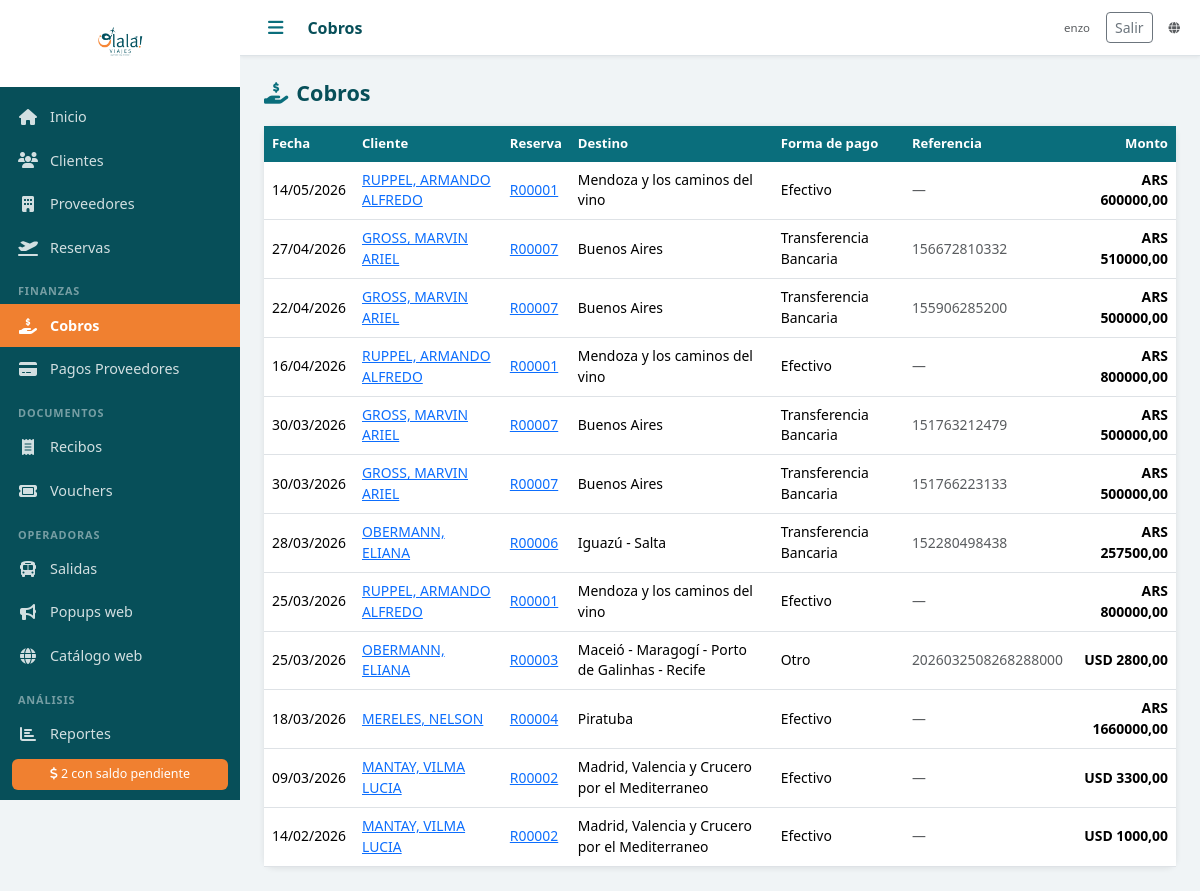
Page /cobros/ (signed in) on the earlier database version.
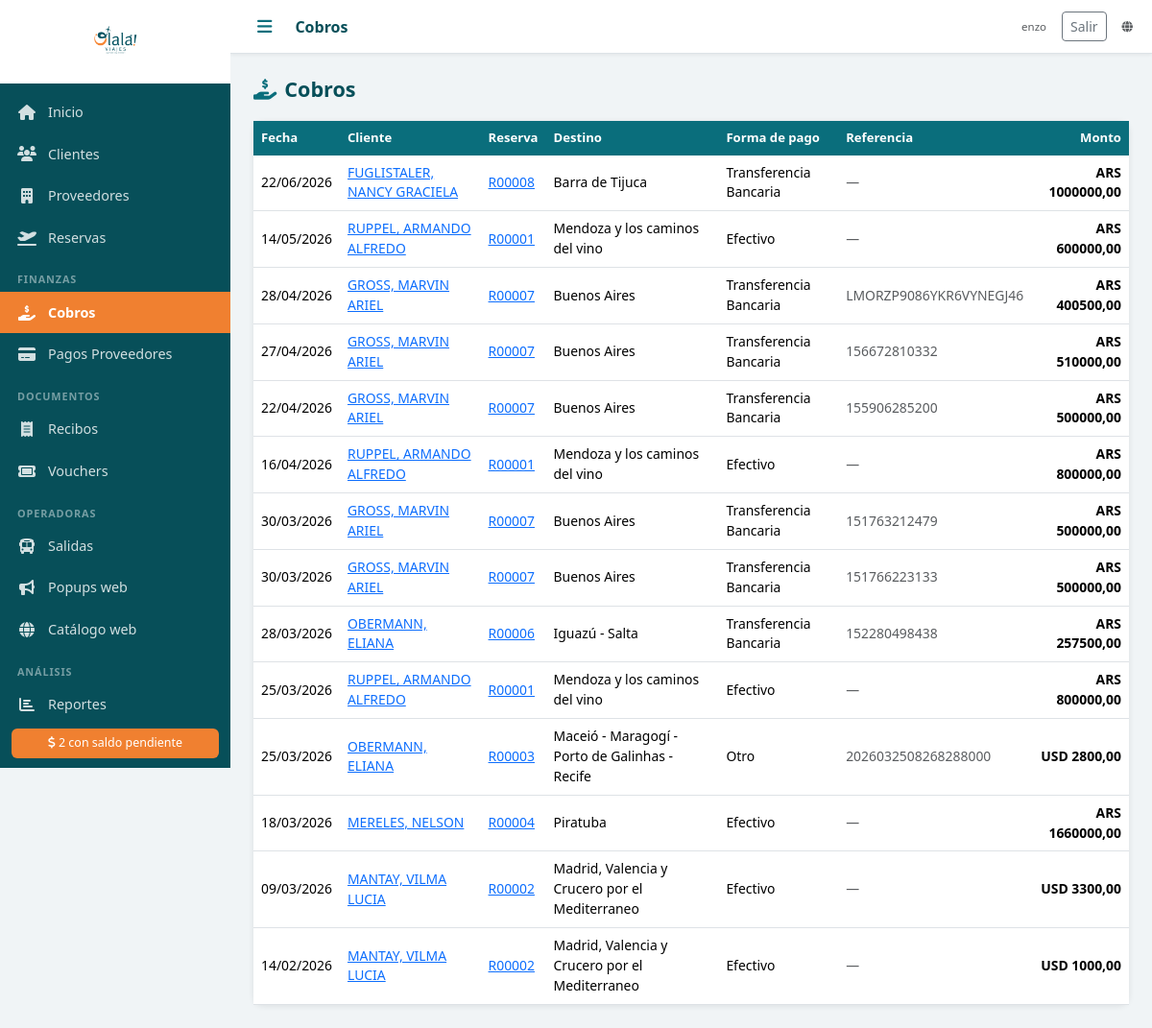
Same page on the later database version.
### agencia/models.py (models this page shows, shortened)
class Cobro(models.Model):
    reserva = models.ForeignKey(Reserva, on_delete=models.PROTECT, related_name='cobros', verbose_name='Reserva')
    fecha = models.DateField('Fecha')
    monto = models.DecimalField('Monto', max_digits=12, decimal_places=2)
    moneda = models.CharField('Moneda', max_length=3, choices=MONEDAS, default='ARS')
    forma_pago = models.CharField('Forma de pago', max_length=20, choices=FORMAS_PAGO)
    referencia = models.CharField('Referencia / Nro. comprobante', max_length=200, blank=True)
    notas = models.TextField('Notas', blank=True)
    created_at = models.DateTimeField(auto_now_add=True)
    class Meta:
        verbose_name = 'Cobro'
        verbose_name_plural = 'Cobros'
        ordering = ['-fecha']

class Reserva(models.Model):
    ESTADOS = [
        ('PENDIENTE', 'Pendiente'),
        ('CONFIRMADA', 'Confirmada'),
        ('EN_CURSO', 'En curso'),
        ('COMPLETADA', 'Completada'),
        ('CANCELADA', 'Cancelada'),
    ]
    numero = models.CharField('Nro. Reserva', max_length=20, unique=True, blank=True)
    cliente = models.ForeignKey(Cliente, on_delete=models.PROTECT, verbose_name='Cliente titular', related_name='reservas')
    descripcion = models.TextField('Descripción / Observaciones', blank=True)
    destino = models.CharField('Destino', max_length=200)
    fecha_salida = models.DateField('Fecha de salida')
    fecha_regreso = models.DateField('Fecha de regreso', null=True, blank=True)
    pasajeros_adicionales = models.ManyToManyField(
        Cliente, related_name='reservas_como_pasajero',
        blank=True, verbose_name='Pasajeros adicionales'
    )
    precio_venta = models.DecimalField('Precio de venta', max_digits=12, decimal_places=2, default=0)
    moneda_venta = models.CharField('Moneda venta', max_length=3, choices=MONEDAS, default='ARS')
    comision_porcentaje = models.DecimalField('Comisión (%)', max_digits=5, decimal_places=2, default=0)
    estado = models.CharField('Estado', max_length=20, choices=ESTADOS, default='PENDIENTE')
    notas = models.TextField('Notas internas', blank=True)
    created_at = models.DateTimeField(auto_now_add=True)
    updated_at = models.DateTimeField(auto_now=True)
    class Meta:
        verbose_name = 'Reserva'
        verbose_name_plural = 'Reservas'
        ordering = ['fecha_salida']

class Cliente(models.Model):
    TIPOS_DOC = [
        ('DNI', 'DNI'),
        ('PASAPORTE', 'Pasaporte'),
        ('LC', 'L.C.'),
        ('LE', 'L.E.'),
        ('CUIT', 'CUIT'),
    ]
    nombre = models.CharField('Nombre', max_length=100)
    apellido = models.CharField('Apellido', max_length=100)
    tipo_doc = models.CharField('Tipo de documento', max_length=20, choices=TIPOS_DOC, default='DNI')
    nro_doc = models.CharField('Nro. de documento', max_length=50, blank=True)
    email = models.EmailField('Email', blank=True)
    telefono = models.CharField('Teléfono', max_length=50, blank=True)
    direccion = models.CharField('Dirección', max_length=300, blank=True)
    fecha_nacimiento = models.DateField('Fecha de nacimiento', null=True, blank=True)
    notas = models.TextField('Notas', blank=True)
    foto_dni = models.FileField('Foto DNI', upload_to='dni/', blank=True, null=True)
    activo = models.BooleanField('Activo', default=True)
    created_at = models.DateTimeField(auto_now_add=True)
    updated_at = models.DateTimeField(auto_now=True)
    class Meta:
        verbose_name = 'Cliente'
        verbose_name_plural = 'Clientes'
        ordering = ['apellido', 'nombre']
    def __str__(self):
        return f"{self.apellido}, {self.nombre}"

### agencia/views.py (the view)
# urls.py: path('cobros/', login_required(views.cobros_lista), name='cobros_lista'),
def cobros_lista(request):
    cobros = Cobro.objects.select_related('reserva__cliente').all()
    return render(request, 'cobros/lista.html', {'cobros': cobros})

### agencia/context_processors.py (called while the page is built)
def agencia_sitio(request):
    return {'public_web_url': django_settings.PUBLIC_WEB_BASE_URL}

def estado_publicacion_web(request):
    return {'estado_publicacion': None, 'publicacion_log': ''}

def estado_fotos_salidas(request):
    if not request.user.is_authenticated:
        return {'estado_fotos': None}
    from .fotos_utils import resumen_fotos_salidas
    return {'estado_fotos': resumen_fotos_salidas()}

### templates/cobros/lista.html (shortened to what this page needs)
{% extends 'base.html' %}
{% block topbar_title %}Cobros{% endblock %}
{% block content %}
<div class="page-header">
  <h2><i class="fas fa-hand-holding-dollar me-2 text-teal"></i>Cobros</h2>
</div>
<div class="card">
  <div class="table-responsive">
    <table class="table table-hover mb-0">
      <thead><tr><th>Fecha</th><th>Cliente</th><th>Reserva</th><th>Destino</th><th>Forma de pago</th><th>Referencia</th><th class="text-end">Monto</th></tr></thead>
      <tbody>
        {% for c in cobros %}
        <tr>
          <td>{{ c.fecha|date:"d/m/Y" }}</td>
          <td><a href="{% url 'cliente_detalle' c.reserva.cliente.pk %}">{{ c.reserva.cliente }}</a></td>
          <td><a href="{% url 'reserva_detalle' c.reserva.pk %}">{{ c.reserva.numero }}</a></td>
          <td class="small">{{ c.reserva.destino }}</td>
          <td>{{ c.get_forma_pago_display }}</td>
          <td class="small text-muted">{{ c.referencia|default:"—" }}</td>
          <td class="text-end fw-bold moneda-{{ c.moneda }}">{{ c.moneda }} {{ c.monto|floatformat:2 }}</td>
        </tr>
        {% empty %}
        <tr><td colspan="7" class="text-center text-muted py-4">No hay cobros registrados.</td></tr>
        {% endfor %}
      </tbody>
    </table>
  </div>
</div>
{% endblock %}

### templates/base.html (shortened to what this page needs)
<!DOCTYPE html>
<html lang="es">
<head>
  {% load static %}
  <link rel="stylesheet" href="https://cdn.jsdelivr.net/npm/bootstrap@5.3.2/dist/css/bootstrap.min.css">
  <link rel="stylesheet" href="https://cdnjs.cloudflare.com/ajax/libs/font-awesome/6.5.0/css/all.min.css">
  <link rel="stylesheet" href="{% static 'css/olala.css' %}">
</head>
<body>
<div class="sidebar" id="sidebar">
  <div class="sidebar-logo">
    <img src="{% static 'img/logo.png' %}" alt="Olalá Viajes" class="logo-img">
  </div>
  <nav class="sidebar-nav">
    <a href="{% url 'dashboard' %}" class="nav-item {% if request.resolver_match.url_name == 'dashboard' %}active{% endif %}">
      <i class="fas fa-home"></i><span>Inicio</span>
    </a>
    <a href="{% url 'clientes_lista' %}" class="nav-item {% if 'cliente' in request.resolver_match.url_name %}active{% endif %}">
      <i class="fas fa-users"></i><span>Clientes</span>
    </a>
    <a href="{% url 'proveedores_lista' %}" class="nav-item {% if 'proveedor' in request.resolver_match.url_name %}active{% endif %}">
      <i class="fas fa-building"></i><span>Proveedores</span>
    </a>
    <a href="{% url 'reservas_lista' %}" class="nav-item {% if 'reserva' in request.resolver_match.url_name %}active{% endif %}">
      <i class="fas fa-plane-departure"></i><span>Reservas</span>
    </a>
    <div class="nav-section">Finanzas</div>
    <a href="{% url 'cobros_lista' %}" class="nav-item {% if 'cobro' in request.resolver_match.url_name %}active{% endif %}">
      <i class="fas fa-hand-holding-dollar"></i><span>Cobros</span>
    </a>
    <a href="{% url 'pagos_proveedor_lista' %}" class="nav-item {% if 'pago_proveedor' in request.resolver_match.url_name %}active{% endif %}">
      <i class="fas fa-credit-card"></i><span>Pagos Proveedores</span>
    </a>
    <div class="nav-section">Documentos</div>
    <a href="{% url 'recibos_lista' %}" class="nav-item {% if 'recibo' in request.resolver_match.url_name %}active{% endif %}">
      <i class="fas fa-receipt"></i><span>Recibos</span>
    </a>
    <a href="{% url 'vouchers_lista' %}" class="nav-item {% if 'voucher' in request.resolver_match.url_name %}active{% endif %}">
      <i class="fas fa-ticket"></i><span>Vouchers</span>
    </a>
    <div class="nav-section">Operadoras</div>
    <a href="{% url 'salidas_lista' %}" class="nav-item {% if 'salida' in request.resolver_match.url_name %}active{% endif %}">
      <i class="fas fa-bus"></i><span>Salidas</span>
    </a>
    <a href="{% url 'popups_lista' %}" class="nav-item {% if 'popup' in request.resolver_match.url_name %}active{% endif %}">
      <i class="fas fa-bullhorn"></i><span>Popups web</span>
    </a>
    <a href="{{ public_web_url }}/" class="nav-item" target="_blank" rel="noopener">
      <i class="fas fa-globe"></i><span>Catálogo web</span>
    </a>
    <div class="nav-section">Análisis</div>
    <a href="{% url 'reportes' %}" class="nav-item {% if 'reporte' in request.resolver_match.url_name %}active{% endif %}">
      <i class="fas fa-chart-bar"></i><span>Reportes</span>
    </a>
  </nav>
  {% if alertas_salidas > 0 or alertas_saldos > 0 %}
  <div class="sidebar-alerts">
    {% if alertas_saldos > 0 %}
    <a href="{% url 'reporte_saldos' %}" class="alert-badge">
      <i class="fas fa-dollar-sign"></i> {{ alertas_saldos }} con saldo pendiente
    </a>
    {% endif %}
  </div>
  {% endif %}
</div>
<div class="main-content">
  <div class="topbar">
    <button class="btn-menu" onclick="toggleSidebar()"><i class="fas fa-bars"></i></button>
    <div class="topbar-title">{% block topbar_title %}{% endblock %}</div>
    <div class="topbar-right d-flex align-items-center gap-3">
      {% if user.is_authenticated %}
      <span class="text-muted small">{{ user.get_username }}</span>
      <form method="post" action="{% url 'logout' %}" class="d-inline mb-0">
        <button type="submit" class="btn btn-sm btn-outline-secondary">Salir</button>
      </form>
      {% endif %}
      <a href="{{ public_web_url }}/" class="text-muted small" target="_blank" rel="noopener" title="Catálogo público (olala-viajes.web.app)"><i class="fas fa-globe"></i></a>
    </div>
  </div>
  <div class="content-area">
    {% block content %}{% endblock %}
  </div>
</div>
</body>
</html>

### static/css/olala.css (style rules this page uses)
:root { --teal: #0a6e7c; --teal-dark: #074f59; --teal-light: #e0f2f5; --orange: #f08030; --orange-light: #fff3e8; --sidebar-width: 240px; --topbar-height: 56px; }
* { box-sizing: border-box; }
body { margin: 0; font-family: 'Segoe UI', sans-serif; background: #f0f4f6; }
.sidebar { position: fixed; top: 0; left: 0; width: var(--sidebar-width); height: 100vh; background: var(--teal-dark); display: flex; flex-direction: column; z-index: 1000; transition: width 0.25s; overflow-x: hidden; }
.sidebar-logo { padding: 16px 12px; background: white; text-align: center; min-height: 80px; display: flex; align-items: center; justify-content: center; }
.logo-img { max-width: 160px; max-height: 55px; object-fit: contain; }
.sidebar-nav { flex: 1; overflow-y: auto; padding: 8px 0; }
.nav-item { display: flex; align-items: center; gap: 12px; padding: 11px 18px; color: rgba(255,255,255,0.82); text-decoration: none; font-size: 0.9rem; transition: background 0.15s, color 0.15s; white-space: nowrap; }
.nav-item.active { background: var(--orange); color: white; font-weight: 600; }
.nav-item i { width: 20px; text-align: center; font-size: 1rem; flex-shrink: 0; }
.nav-section { padding: 14px 18px 4px; font-size: 0.68rem; text-transform: uppercase; letter-spacing: 0.08em; color: rgba(255,255,255,0.45); font-weight: 600; }
.sidebar-alerts { padding: 10px 12px; }
.alert-badge { display: block; background: var(--orange); color: white; padding: 6px 10px; border-radius: 6px; font-size: 0.78rem; text-decoration: none; text-align: center; }
.main-content { margin-left: var(--sidebar-width); min-height: 100vh; transition: margin-left 0.25s; display: flex; flex-direction: column; }
.topbar { height: var(--topbar-height); background: white; border-bottom: 1px solid #dde3e7; display: flex; align-items: center; padding: 0 20px; gap: 16px; position: sticky; top: 0; z-index: 100; box-shadow: 0 1px 4px rgba(0,0,0,0.07); }
.btn-menu { background: none; border: none; font-size: 1.1rem; color: var(--teal); cursor: pointer; padding: 4px 8px; }
.topbar-title { font-size: 1rem; font-weight: 600; color: var(--teal-dark); flex: 1; }
.topbar-right { font-size: 0.82rem; color: #999; }
.content-area { padding: 24px; flex: 1; }
.card { border: none; border-radius: 10px; box-shadow: 0 1px 6px rgba(0,0,0,0.09); }
.text-teal { color: var(--teal) !important; }
.table th { background: var(--teal); color: white; font-weight: 600; font-size: 0.82rem; border: none; }
.table td { font-size: 0.87rem; vertical-align: middle; }
.moneda-ARS { color: #1a7a3a; font-weight: 600; }
.moneda-USD { color: #1a4a7a; font-weight: 600; }
.page-header { display: flex; align-items: center; justify-content: space-between; margin-bottom: 20px; }
.page-header h2 { margin: 0; color: var(--teal-dark); font-size: 1.35rem; font-weight: 700; }

Differences in the rows shown:
added Cobro: fecha "22/06/2026", reserva.cliente "FUGLISTALER, NANCY GRACIELA", reserva.numero "R00008", reserva.destino "Barra de Tijuca", forma_pago "Transferencia Bancaria", referencia "—", moneda "ARS", monto "1000000,00"
added Cobro: fecha "28/04/2026", reserva.cliente "GROSS, MARVIN ARIEL", reserva.numero "R00007", reserva.destino "Buenos Aires", forma_pago "Transferencia Bancaria", referencia "LMORZP9086YKR6VYNEGJ46", moneda "ARS", monto "400500,00"
